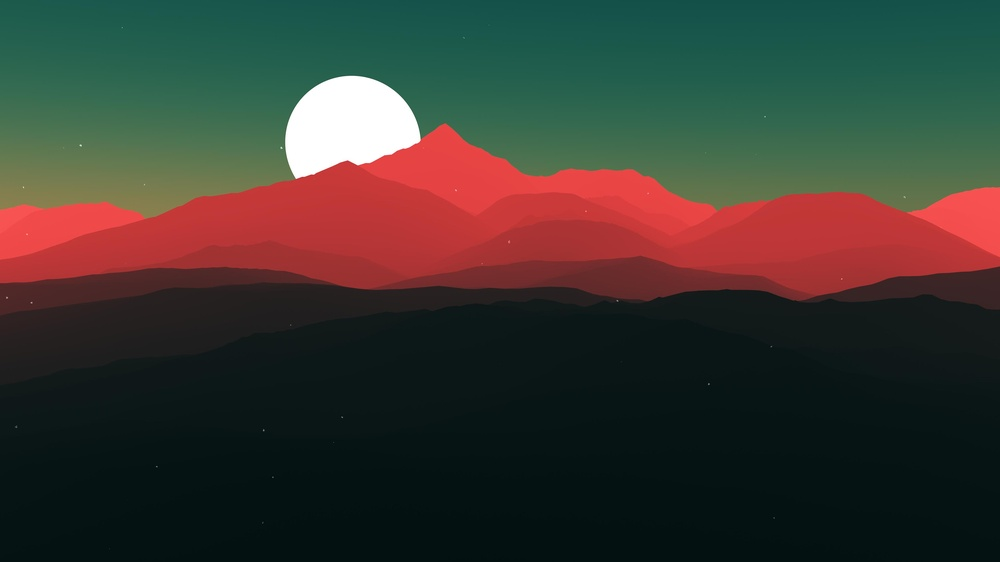
#> input picture 99810.jpg, 1000 x 562 px, shrunk from 3840 x 2160 before the run
$ python 'Menampilkan image.py'
#> lines starting #> are read from the running program, lines starting #| are printed output that depends on the picture
import matplotlib.pyplot as plt
import numpy as np
from PIL import Image, ImageOps

image = plt.imread("99810.jpg")
#> image is the input picture: shape (562, 1000, 3); mean R, G, B 59.3, 56.9, 49.7
img_pil = Image.fromarray(np.uint8(image))
img_pil = ImageOps.equalize(img_pil)
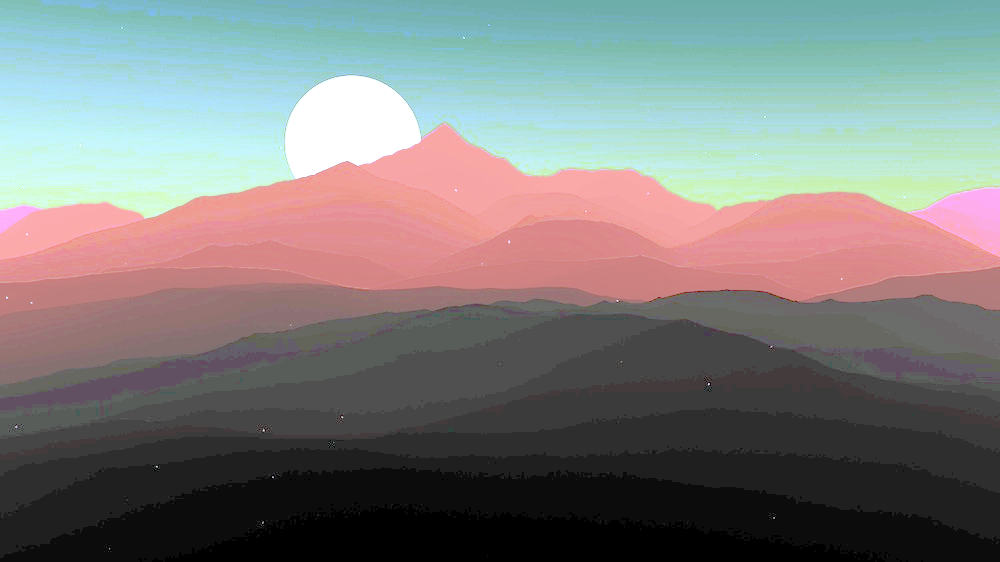
#> img_pil: PIL image 1000x562 RGB; mean R, G, B 126.6, 126.1, 124.9
plt.imshow(img_pil)
# plt.imshow(image)
plt.show()

# img2 = np.asarray(img_pil)
# plt.imshow(img2)
# plt.hist(img2.ravel())

# img.shape()


# image = plt.imread("99810.jpg")

# # plt.imshow(image)                         # Image
# # plt.show()

# # plt.hist(image.ravel())                   # Histogram
# # plt.show()

# img_pil = Image.fromarray(np.uint8(image))
# img_pil = ImageOps.equalize(img_pil)
# imgNp =np.asarray(img_pil) # kembalikan ke format numpy

# plt.imshow(imgNp)                           # Image setelah equalize
# plt.show()

# # plt.hist(imgNp.ravel())                   # Histogram setelah equalize
# # plt.show()
